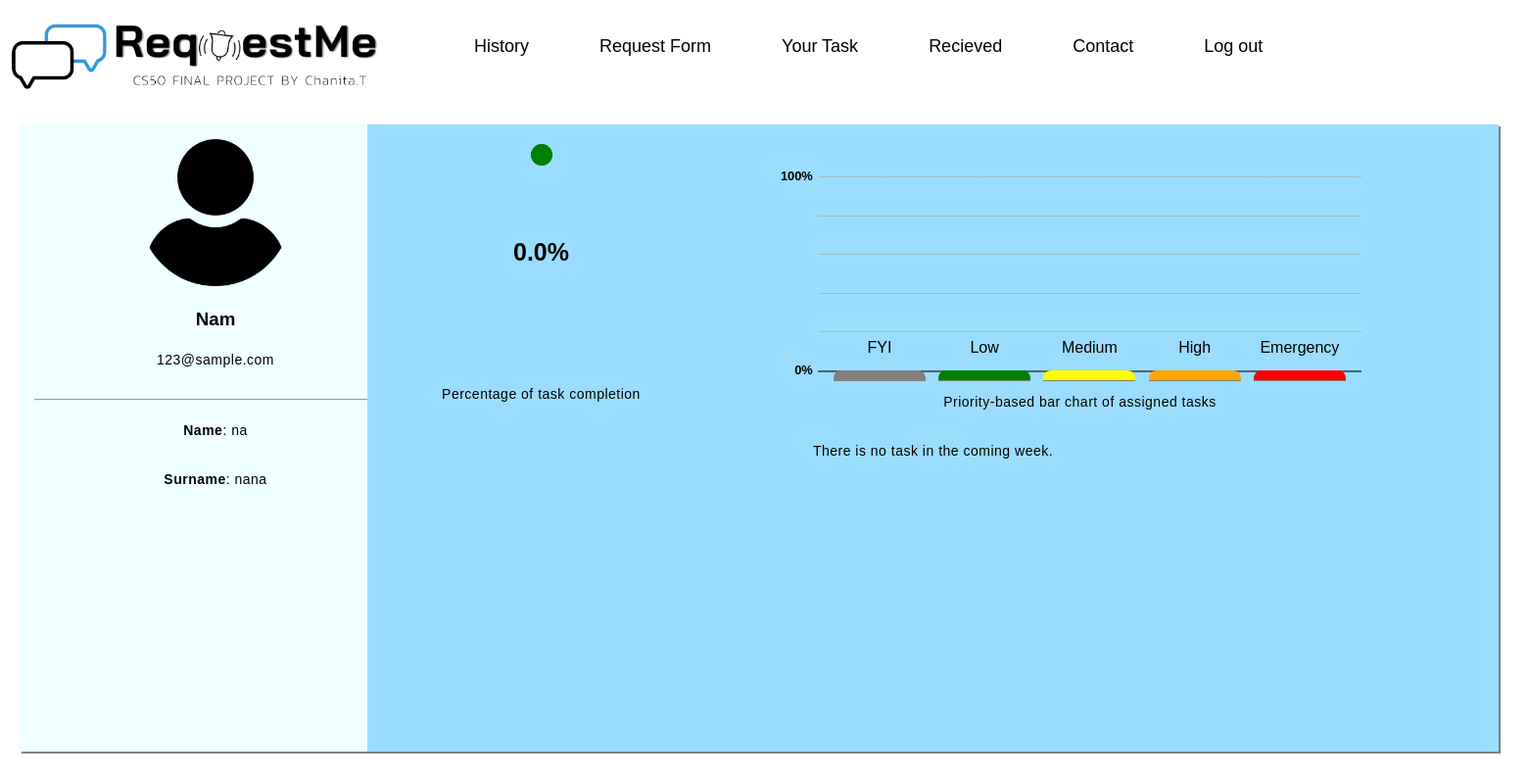
/ (signed in), run on the app's committed database.
### tables this page shows
CREATE TABLE userinfo(
id INTEGER PRIMARY KEY AUTOINCREMENT NOT NULL,
username TEXT NOT NULL,
name TEXT,
surname TEXT,
email TEXT,
hash TEXT NOT NULL);

### application.py (the view)
@app.route("/")
@login_required
def index():
    user_id = session["user_id"]
    emails = db.execute("SELECT email FROM userinfo WHERE id = ?", user_id)
    email = emails[0]["email"]
    userinfo = db.execute("SELECT username, name, surname, email FROM userinfo WHERE id = ?", user_id)
    summarybypriority = db.execute("SELECT priority, count(no) FROM requestmeinfo WHERE toemail Like ? GROUP BY priority", "%" + email + "%")
    complete_count = db.execute("SELECT count(no) cp FROM requestmeinfo WHERE status='COMPLETED' AND toemail Like?", "%" + email + "%")
    totaltask_count = db.execute("SELECT count(*) tt FROM requestmeinfo WHERE toemail Like ?", "%" + email + "%")
    cp_count = int(complete_count[0]["cp"])
    tt_count = int(totaltask_count[0]["tt"])
    if not tt_count:
        tt_count = 1
    percent_complete = round(cp_count*100/tt_count, 2)
    fyi = db.execute("SELECT count(no) fyi FROM requestmeinfo WHERE priority='FYI' AND toemail Like ? GROUP BY priority", "%" + email + "%")
    low = db.execute("SELECT count(no) low FROM requestmeinfo WHERE priority='Low' AND toemail Like ? GROUP BY priority", "%" + email + "%")
    medium = db.execute("SELECT count(no) medium FROM requestmeinfo WHERE priority='Medium' AND toemail Like ? GROUP BY priority", "%" + email + "%")
    high = db.execute("SELECT count(no) high FROM requestmeinfo WHERE priority='High' AND toemail Like ? GROUP BY priority", "%" + email + "%")
    emergency = db.execute("SELECT count(no) emergency FROM requestmeinfo WHERE priority='Emergency' AND toemail Like ? GROUP BY priority", "%" + email + "%")
    if not fyi:
        fyi=0
    else:
        fyi = int(fyi[0]["fyi"])
    if not low:
        low=0
    else:
        low = int(low[0]["low"])
    if not medium:
        medium=0
    else:
        medium = int(medium[0]["medium"])
    if not high:
        high=0
    else:
        high = int(high[0]["high"])
    if not emergency:
        emergency=0
    else:
        emergency = int(emergency[0]["emergency"])
    fyi_p = round(fyi*100/tt_count, 2)
    low_p = round(low*100/tt_count, 2)
    medium_p = round(medium*100/tt_count, 2)
    high_p = round(high*100/tt_count, 2)
    emergency_p = round(emergency*100/tt_count, 2)
    today = datetime.date.today()
    next_week = today + datetime.timedelta(days=7)
    next7days = db.execute("SELECT * FROM requestmeinfo WHERE duedate between CURRENT_DATE and ? AND toemail Like ? ORDER BY duedate", next_week, "%" + email + "%")
    return render_template("index.html", userinfo=userinfo,
                                        summarybypriority=summarybypriority,
                                        percent_complete=percent_complete,
                                        fyi_p=fyi_p,
                                        low_p=low_p,
                                        medium_p=medium_p,
                                        high_p=high_p,
                                        emergency_p=emergency_p,
                                        next7days=next7days
                                        )

### application.py (called while the page is built)
@app.after_request
def after_request(response):
    response.headers["Cache-Control"] = "no-cache, no-store, must-revalidate"
    response.headers["Expires"] = 0
    response.headers["Pragma"] = "no-cache"
    return response

def login_required(f):
    @wraps(f)
    def decorated_function(*args, **kwargs):
        if session.get("user_id") is None:
            flash('Unauthorized, Please login','warning')
            return redirect("/login")
        return f(*args, **kwargs)
    return decorated_function

### templates/index.html (shortened to what this page needs)
{% extends "layout.html" %}
{% block main %}
<form action="/" method="post">
    {% for info in userinfo %}
    <div class="index">
        <div class="leftside">
        <img src="/static/user.png" alt="user" class="rounded-circle" width="150">
        <h3>{{ info.username }}</h3>
        <p>{{ info.email }}</p>
        <hr/>
        <p><b>Name</b>: {{ info.name }}</p>
        <p><b>Surname</b>: {{ info.surname }}</p>
        </div>
    {% endfor %}
        <div class="rightside">
            <div class="rightside-a">
                <div class="pie animate" style="--p:{{ percent_complete }};--c:green;"> {{ percent_complete }}%</div>
                <p>Percentage of task completion</p>
            </div>
            <div class="rightside-b">
                <table class="graph">
            	<tbody>
            		<tr style="height:{{ fyi_p }}%">
            			<th scope="row">FYI</th>
            			<td><span>{{ fyi_p }}%</span></td>
            		</tr>
            		<tr style="height:{{ low_p }}%">
            			<th scope="row">Low</th>
            			<td style="background:green"><span>{{ low_p }}%</span></td>
            		</tr>
            		<tr style="height:{{ medium_p }}%">
            			<th scope="row">Medium</th>
            			<td style="background:yellow"><span>{{ medium_p }}%</span></td>
            		</tr>
            		<tr style="height:{{ high_p }}%">
            			<th scope="row">High</th>
            			<td style="background:orange"><span>{{ high_p }}%</span></td>
            		</tr>
            		<tr style="height:{{ emergency_p }}%">
            			<th scope="row">Emergency</th>
            			<td style="background:red"><span>{{ emergency_p }}%</span></td>
            		</tr>
            	</tbody>
            </table>
            <p>Priority-based bar chart of assigned tasks</p>
             </div>
            <div class="rightside-c">
                <table class="tableindex">
                {% if not next7days %}
                    <p>There is no task in the coming week.</p>
                 {% endif %}
            </div>
        </div>
    </div>
</form>
{% endblock %}

### static/styles.css (style rules this page uses)
* { box-sizing: border-box; }
p { font-size: 14px; font-weight: 100; line-height: 20px; letter-spacing: 0.5px; margin: 20px 0 30px; }
form { background-color: #FFFFFF; display: flex; align-items: center; justify-content: center; flex-direction: column; padding: 0 50px; height: 100%; text-align: center; }
hr { width: 100%; margin-left: auto; margin-right: auto; }
.index { margin-top:40px; }
.index .leftside { position: absolute; left:20px; width: 400px; height: 640px; padding: 15px; background-color: #f0ffff; box-shadow: 2px 2px grey; }
.index .rightside { position: absolute; right:30px; width: 1155px; height: 640px; padding: 15px; background-color: #9bddff; box-shadow: 2px 2px grey; }
.index .rightside .rightside-a { position: relative; right:400px; }
.index .rightside .rightside-b { position: relative; right:-400px; margin-top:-280px; }
.index .rightside .rightside-b p { position: relative; right:250px; }
.index .rightside .rightside-c { position: relative; margin-top:0px; left:0px; justify-content: center; }
.rightside-c table { border-collapse: collapse; width: 100%; background-color:#f0f8ff; }
.rightside-c th, td { padding: 5px; border-bottom: 1px solid gray; }
.pie { --p:20; --b:22px; --c:darkred; --w:220px; width:var(--w); aspect-ratio:1/1; position:relative; display:inline-grid; margin:5px; place-content:center; font-size:25px; font-weight:bold; font-family:sans-serif; }
.pie:before, .pie:after { content:""; position:absolute; border-radius:50%; }
.pie:before { inset:0; background: radial-gradient(farthest-side,var(--c) 98%,#0000) top/var(--b) var(--b) no-repeat, conic-gradient(var(--c) calc(var(--p)*1%),#0000 0); -webkit-mask:radial-gradient(farthest-side,#0000 calc(99% - var(--b)),#000 calc(100% - var(--b))); mask:radial-gradient(farthest-side,#0000 calc(99% - var(--b)),#000 calc(100% - var(--b))); }
.pie:after { inset:calc(50% - var(--b)/2); background:var(--c); transform:rotate(calc(var(--p)*3.6deg - 90deg)) translate(calc(var(--w)/2 - 50%)); }
.animate { animation:p 1s .5s both; }
.graph { margin-bottom:1em; font:normal 100%/300% arial,helvetica,sans-serif; }
.graph tbody th { text-align:right; }

### data on the page
userinfo: username "Nam", email "123@sample.com", name "na", surname "nana"

### other printed values
{{ percent_complete }} "0.0"
